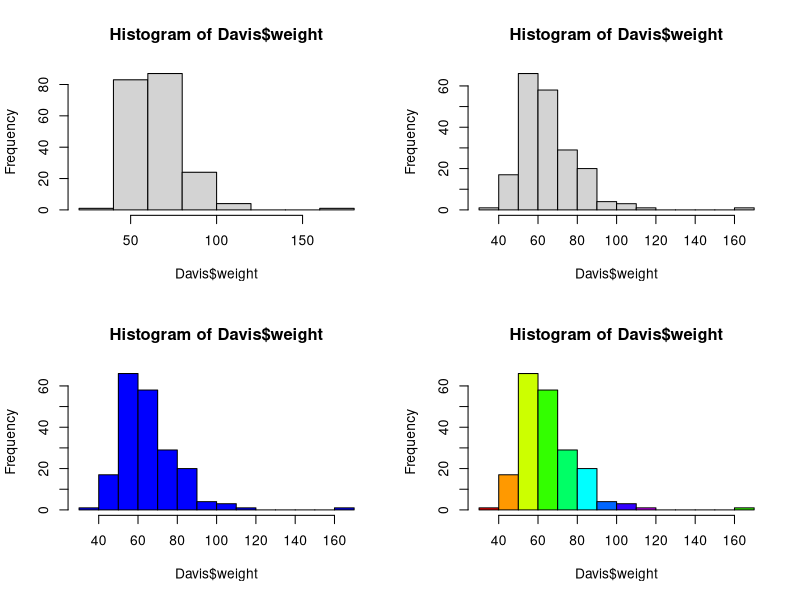
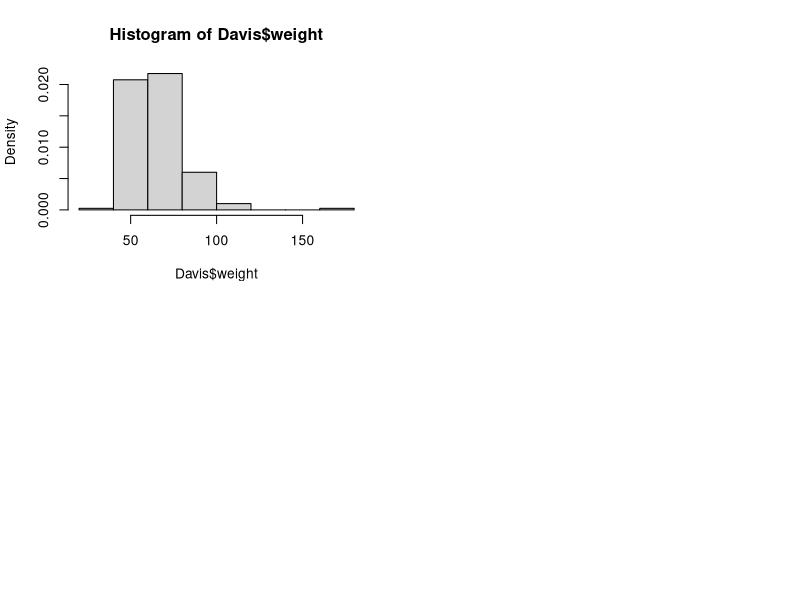

These charts were generated, in order, by the following R code:
# loading car library
library(car)

# loading David module from car library
data(Davis)

# list of variables
ls()

# attributes of the data frame
attributes(Davis)

# dimension of the data frame matrix
dim(Davis)

# Get first 10 rows of the data frame
head(Davis, 10)

# Some of the last rows of the data frame
tail(Davis)

# Calculations summary: Numerical Unvariant description --> NA's == no available variables
# 1st Qu. and 3rd Qu. == 1st and 3rd quantire 
# (NOTE: variance is not included into the summary)
summary(Davis)

# variance
var(Davis)

# calculate the variance (all the rows, and columns 2 and three)
var(Davis[,2:3])

# calculate the variance of an attribute of the data frame
var(Davis$weight)

# coefficient of variation cv(x) = SD(x) --> standard deviation / mean(x) , same as: sqrt(var(x))/mean(x)
# cx > 1 --> high dispersion
# cx << 1 --> low dispersion
# cv = 1 --> exp()

#coefficient of variation
sd(Davis$weight) / mean(Davis$weight)

# diag command --> diagonal
diag(var(Davis[,2:3]))

sqrt(diag(var(Davis[,2:3])))

attributes(Davis)$names

# Graphical Description of numeric data
# 2x2 panel to draw graphics
par(mfrow=c(2,2))
hist(Davis$weight)
hist(Davis$weight, 10)
hist(Davis$weight,10,col="blue")
hist(Davis$weight,10,col=rainbow(10))

hist(Davis$weight, freq=F) #proportions

# hist help
?hist